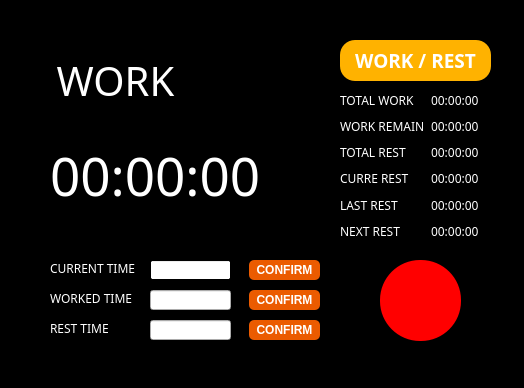
<?xml version="1.0" encoding="UTF-8"?>
<ui version="4.0">
 <class>Form</class>
 <widget class="QWidget" name="Form">
  <property name="geometry">
   <rect>
    <x>0</x>
    <y>0</y>
    <width>524</width>
    <height>388</height>
   </rect>
  </property>
  <property name="palette">
   <palette>
    <active>
     <colorrole role="Window">
      <brush brushstyle="SolidPattern">
       <color alpha="255">
        <red>0</red>
        <green>0</green>
        <blue>0</blue>
       </color>
      </brush>
     </colorrole>
    </active>
    <inactive>
     <colorrole role="Window">
      <brush brushstyle="SolidPattern">
       <color alpha="255">
        <red>0</red>
        <green>0</green>
        <blue>0</blue>
       </color>
      </brush>
     </colorrole>
    </inactive>
    <disabled>
     <colorrole role="Base">
      <brush brushstyle="SolidPattern">
       <color alpha="255">
        <red>0</red>
        <green>0</green>
        <blue>0</blue>
       </color>
      </brush>
     </colorrole>
     <colorrole role="Window">
      <brush brushstyle="SolidPattern">
       <color alpha="255">
        <red>0</red>
        <green>0</green>
        <blue>0</blue>
       </color>
      </brush>
     </colorrole>
    </disabled>
   </palette>
  </property>
  <property name="windowTitle">
   <string>Neusoft VCC System</string>
  </property>
  <widget class="QLabel" name="label_warning">
   <property name="geometry">
    <rect>
     <x>200</x>
     <y>30</y>
     <width>121</width>
     <height>121</height>
    </rect>
   </property>
   <property name="text">
    <string/>
   </property>
   <property name="pixmap">
    <pixmap resource="picture.qrc">:/new/prefix1/warning.png</pixmap>
   </property>
   <property name="scaledContents">
    <bool>true</bool>
   </property>
  </widget>
  <widget class="QPushButton" name="pushButton_workrest">
   <property name="geometry">
    <rect>
     <x>340</x>
     <y>40</y>
     <width>151</width>
     <height>41</height>
    </rect>
   </property>
   <property name="font">
    <font>
     <family>Arial Rounded MT Bold</family>
     <pointsize>14</pointsize>
     <italic>false</italic>
     <bold>true</bold>
    </font>
   </property>
   <property name="styleSheet">
    <string notr="true">
      QPushButton {
        background-color: rgb(255,178,  0);
        color: white;
        border: none;
        padding: 5px;
        border-radius: 15px;
      }
    </string>
   </property>
   <property name="text">
    <string>WORK / REST</string>
   </property>
  </widget>
  <widget class="QLabel" name="label_current_time">
   <property name="geometry">
    <rect>
     <x>50</x>
     <y>140</y>
     <width>261</width>
     <height>71</height>
    </rect>
   </property>
   <property name="font">
    <font>
     <family>Arial Rounded MT Bold</family>
     <pointsize>40</pointsize>
    </font>
   </property>
   <property name="styleSheet">
    <string notr="true">color: white;</string>
   </property>
   <property name="text">
    <string>00:00:00</string>
   </property>
  </widget>
  <widget class="QPushButton" name="pushButton_sos">
   <property name="geometry">
    <rect>
     <x>380</x>
     <y>260</y>
     <width>81</width>
     <height>81</height>
    </rect>
   </property>
   <property name="styleSheet">
    <string notr="true">border-radius: 40px; background-color: red; color: white;</string>
   </property>
   <property name="text">
    <string/>
   </property>
   <property name="icon">
    <iconset resource="picture.qrc">
     <normaloff>:/new/prefix1/sos.png</normaloff>:/new/prefix1/sos.png</iconset>
   </property>
   <property name="iconSize">
    <size>
     <width>80</width>
     <height>80</height>
    </size>
   </property>
  </widget>
  <widget class="QLabel" name="label_test_time">
   <property name="geometry">
    <rect>
     <x>50</x>
     <y>260</y>
     <width>91</width>
     <height>16</height>
    </rect>
   </property>
   <property name="font">
    <font>
     <family>Arial Rounded MT Bold</family>
     <bold>false</bold>
    </font>
   </property>
   <property name="styleSheet">
    <string notr="true">color: white;</string>
   </property>
   <property name="text">
    <string>CURRENT TIME</string>
   </property>
  </widget>
  <widget class="QLineEdit" name="lineEdit_test_time">
   <property name="geometry">
    <rect>
     <x>150</x>
     <y>260</y>
     <width>81</width>
     <height>20</height>
    </rect>
   </property>
  </widget>
  <widget class="QPushButton" name="pushButton_confirm">
   <property name="geometry">
    <rect>
     <x>249</x>
     <y>260</y>
     <width>71</width>
     <height>20</height>
    </rect>
   </property>
   <property name="font">
    <font>
     <bold>true</bold>
    </font>
   </property>
   <property name="autoFillBackground">
    <bool>false</bool>
   </property>
   <property name="styleSheet">
    <string notr="true">
      QPushButton {
        background-color: rgb(235, 91,  0);
        color: white;
        border: none;
        padding: 5px;
        border-radius: 5px;
      }
    </string>
   </property>
   <property name="text">
    <string>CONFIRM</string>
   </property>
  </widget>
  <widget class="QLabel" name="label_time_keep_working">
   <property name="geometry">
    <rect>
     <x>50</x>
     <y>290</y>
     <width>121</width>
     <height>16</height>
    </rect>
   </property>
   <property name="font">
    <font>
     <family>Arial Rounded MT Bold</family>
     <bold>false</bold>
    </font>
   </property>
   <property name="styleSheet">
    <string notr="true">color: white;</string>
   </property>
   <property name="text">
    <string>WORKED TIME</string>
   </property>
  </widget>
  <widget class="QLineEdit" name="lineEdit_test_time_2">
   <property name="geometry">
    <rect>
     <x>150</x>
     <y>290</y>
     <width>81</width>
     <height>20</height>
    </rect>
   </property>
   <property name="styleSheet">
    <string notr="true">color: black;</string>
   </property>
   <property name="text">
    <string/>
   </property>
  </widget>
  <widget class="QLabel" name="label_time_keep_resting">
   <property name="geometry">
    <rect>
     <x>50</x>
     <y>320</y>
     <width>111</width>
     <height>16</height>
    </rect>
   </property>
   <property name="font">
    <font>
     <family>Arial Rounded MT Bold</family>
     <italic>false</italic>
     <bold>false</bold>
    </font>
   </property>
   <property name="styleSheet">
    <string notr="true">color: white;</string>
   </property>
   <property name="text">
    <string>REST TIME</string>
   </property>
  </widget>
  <widget class="QLineEdit" name="lineEdit_test_time_3">
   <property name="geometry">
    <rect>
     <x>150</x>
     <y>320</y>
     <width>81</width>
     <height>20</height>
    </rect>
   </property>
   <property name="styleSheet">
    <string notr="true">color: black;</string>
   </property>
   <property name="text">
    <string/>
   </property>
  </widget>
  <widget class="QPushButton" name="pushButton_confirm_keep_working">
   <property name="geometry">
    <rect>
     <x>249</x>
     <y>290</y>
     <width>71</width>
     <height>20</height>
    </rect>
   </property>
   <property name="font">
    <font>
     <bold>true</bold>
    </font>
   </property>
   <property name="autoFillBackground">
    <bool>false</bool>
   </property>
   <property name="styleSheet">
    <string notr="true">
      QPushButton {
        background-color: rgb(235, 91,  0);
        color: white;
        border: none;
        padding: 5px;
        border-radius: 5px;
      }
    </string>
   </property>
   <property name="text">
    <string>CONFIRM</string>
   </property>
  </widget>
  <widget class="QPushButton" name="pushButton_confirm_keep_resting">
   <property name="geometry">
    <rect>
     <x>249</x>
     <y>320</y>
     <width>71</width>
     <height>20</height>
    </rect>
   </property>
   <property name="font">
    <font>
     <bold>true</bold>
    </font>
   </property>
   <property name="autoFillBackground">
    <bool>false</bool>
   </property>
   <property name="styleSheet">
    <string notr="true">
      QPushButton {
        background-color: rgb(235, 91,  0);
        color: white;
        border: none;
        padding: 5px;
        border-radius: 5px;
      }
    </string>
   </property>
   <property name="text">
    <string>CONFIRM</string>
   </property>
  </widget>
  <widget class="QLabel" name="label_state">
   <property name="geometry">
    <rect>
     <x>40</x>
     <y>40</y>
     <width>151</width>
     <height>81</height>
    </rect>
   </property>
   <property name="font">
    <font>
     <family>Arial Rounded MT Bold</family>
     <pointsize>30</pointsize>
     <bold>false</bold>
    </font>
   </property>
   <property name="styleSheet">
    <string notr="true">color: white;</string>
   </property>
   <property name="text">
    <string>WORK</string>
   </property>
   <property name="alignment">
    <set>Qt::AlignCenter</set>
   </property>
  </widget>
  <widget class="QWidget" name="layoutWidget">
   <property name="geometry">
    <rect>
     <x>340</x>
     <y>90</y>
     <width>151</width>
     <height>151</height>
    </rect>
   </property>
   <layout class="QGridLayout" name="gridLayout">
    <item row="4" column="0">
     <widget class="QLabel" name="current_rest">
      <property name="font">
       <font>
        <family>Arial Rounded MT Bold</family>
        <bold>false</bold>
       </font>
      </property>
      <property name="styleSheet">
       <string notr="true">color: white;</string>
      </property>
      <property name="text">
       <string>CURRE REST</string>
      </property>
     </widget>
    </item>
    <item row="1" column="0">
     <widget class="QLabel" name="work_remain">
      <property name="font">
       <font>
        <family>Arial Rounded MT Bold</family>
        <bold>false</bold>
       </font>
      </property>
      <property name="styleSheet">
       <string notr="true">color: white;</string>
      </property>
      <property name="text">
       <string>WORK REMAIN</string>
      </property>
     </widget>
    </item>
    <item row="3" column="2">
     <widget class="QLabel" name="label_total_rest">
      <property name="font">
       <font>
        <family>Arial Rounded MT Bold</family>
        <bold>false</bold>
       </font>
      </property>
      <property name="styleSheet">
       <string notr="true">color: white;</string>
      </property>
      <property name="text">
       <string>00:00:00</string>
      </property>
     </widget>
    </item>
    <item row="0" column="0">
     <widget class="QLabel" name="total_work">
      <property name="font">
       <font>
        <family>Arial Rounded MT Bold</family>
        <bold>false</bold>
       </font>
      </property>
      <property name="styleSheet">
       <string notr="true">color: white;</string>
      </property>
      <property name="text">
       <string>TOTAL WORK</string>
      </property>
     </widget>
    </item>
    <item row="4" column="2">
     <widget class="QLabel" name="label_current_rest">
      <property name="font">
       <font>
        <family>Arial Rounded MT Bold</family>
        <bold>false</bold>
       </font>
      </property>
      <property name="styleSheet">
       <string notr="true">color: white;</string>
      </property>
      <property name="text">
       <string>00:00:00</string>
      </property>
     </widget>
    </item>
    <item row="5" column="0">
     <widget class="QLabel" name="last_rest_time">
      <property name="font">
       <font>
        <family>Arial Rounded MT Bold</family>
        <bold>false</bold>
       </font>
      </property>
      <property name="styleSheet">
       <string notr="true">color: white;</string>
      </property>
      <property name="text">
       <string>LAST REST</string>
      </property>
     </widget>
    </item>
    <item row="6" column="0">
     <widget class="QLabel" name="next_rest_time">
      <property name="font">
       <font>
        <family>Arial Rounded MT Bold</family>
        <bold>false</bold>
       </font>
      </property>
      <property name="styleSheet">
       <string notr="true">color: white;</string>
      </property>
      <property name="text">
       <string>NEXT REST</string>
      </property>
     </widget>
    </item>
    <item row="3" column="0">
     <widget class="QLabel" name="total_rest">
      <property name="font">
       <font>
        <family>Arial Rounded MT Bold</family>
        <bold>false</bold>
       </font>
      </property>
      <property name="styleSheet">
       <string notr="true">color: white;</string>
      </property>
      <property name="text">
       <string>TOTAL REST</string>
      </property>
     </widget>
    </item>
    <item row="6" column="2">
     <widget class="QLabel" name="label_next_rest_time">
      <property name="font">
       <font>
        <family>Arial Rounded MT Bold</family>
        <bold>false</bold>
       </font>
      </property>
      <property name="styleSheet">
       <string notr="true">color: white;</string>
      </property>
      <property name="text">
       <string>00:00:00</string>
      </property>
     </widget>
    </item>
    <item row="5" column="2">
     <widget class="QLabel" name="label_last_rest_time">
      <property name="font">
       <font>
        <family>Arial Rounded MT Bold</family>
        <bold>false</bold>
       </font>
      </property>
      <property name="styleSheet">
       <string notr="true">color: white;</string>
      </property>
      <property name="text">
       <string>00:00:00</string>
      </property>
     </widget>
    </item>
    <item row="0" column="2">
     <widget class="QLabel" name="label_work_remain">
      <property name="font">
       <font>
        <family>Arial Rounded MT Bold</family>
        <bold>false</bold>
       </font>
      </property>
      <property name="styleSheet">
       <string notr="true">color: white;</string>
      </property>
      <property name="text">
       <string>00:00:00</string>
      </property>
     </widget>
    </item>
    <item row="1" column="2">
     <widget class="QLabel" name="label_total_work">
      <property name="font">
       <font>
        <family>Arial Rounded MT Bold</family>
        <bold>false</bold>
       </font>
      </property>
      <property name="styleSheet">
       <string notr="true">color: white;</string>
      </property>
      <property name="text">
       <string>00:00:00</string>
      </property>
     </widget>
    </item>
   </layout>
  </widget>
 </widget>
 <resources>
  <include location="picture.qrc"/>
 </resources>
 <connections/>
</ui>
